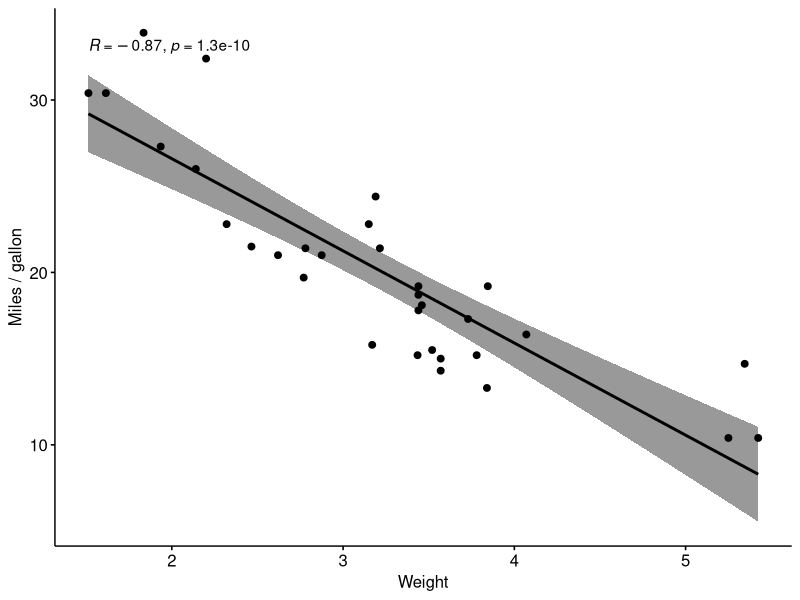
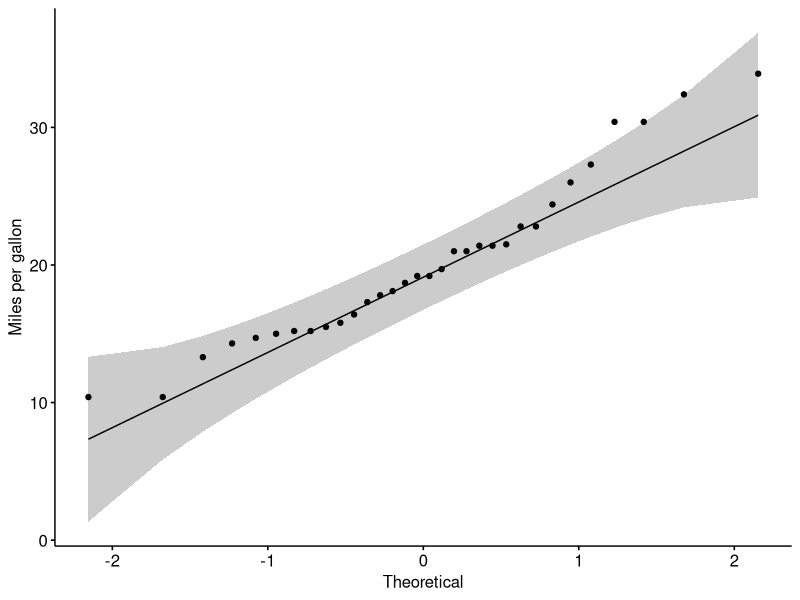
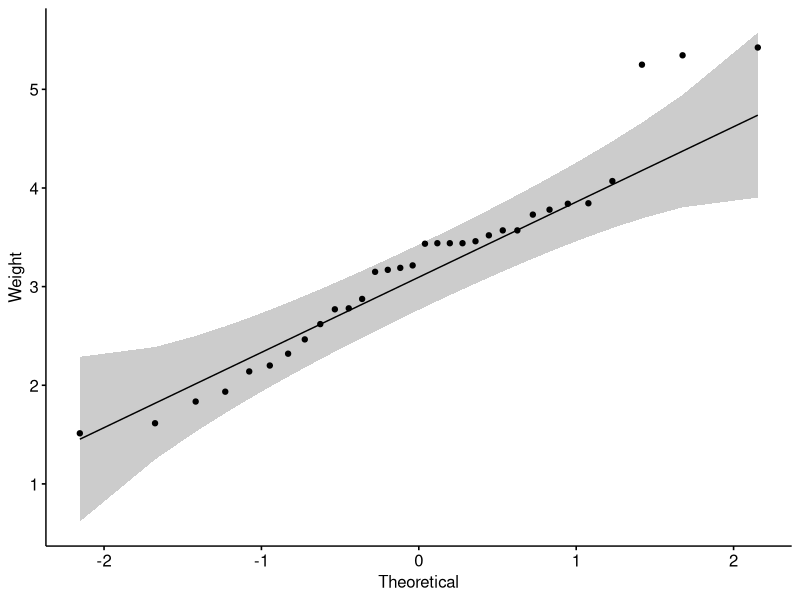
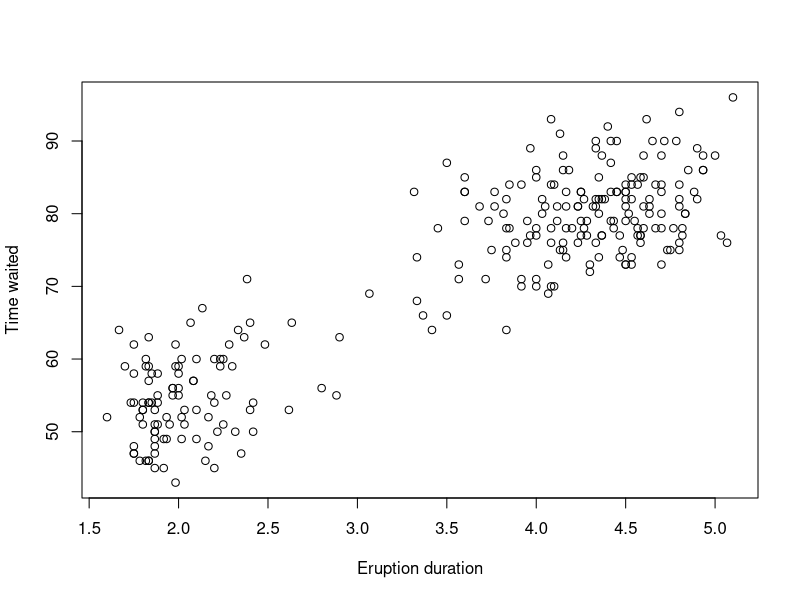
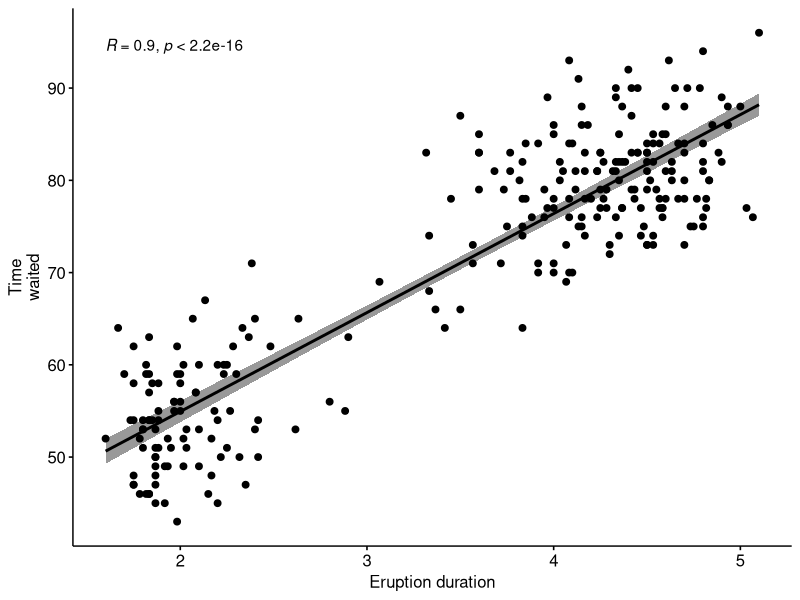
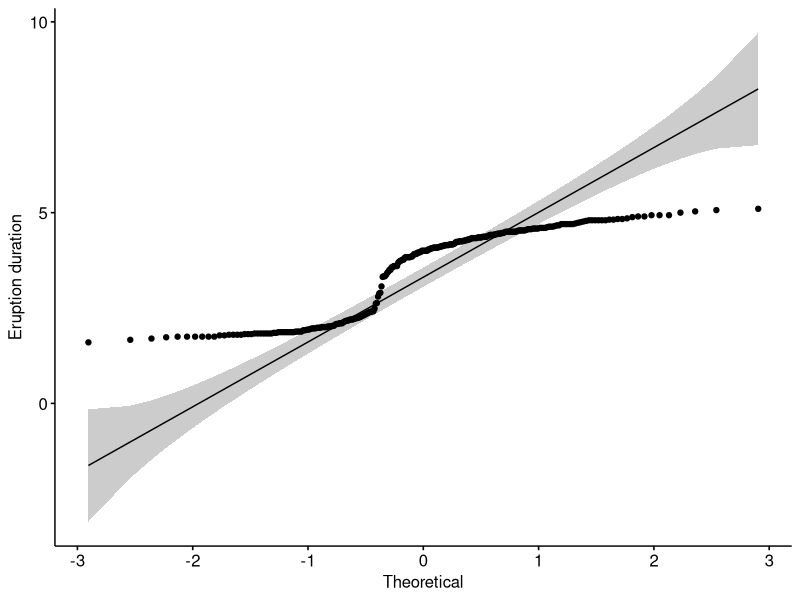
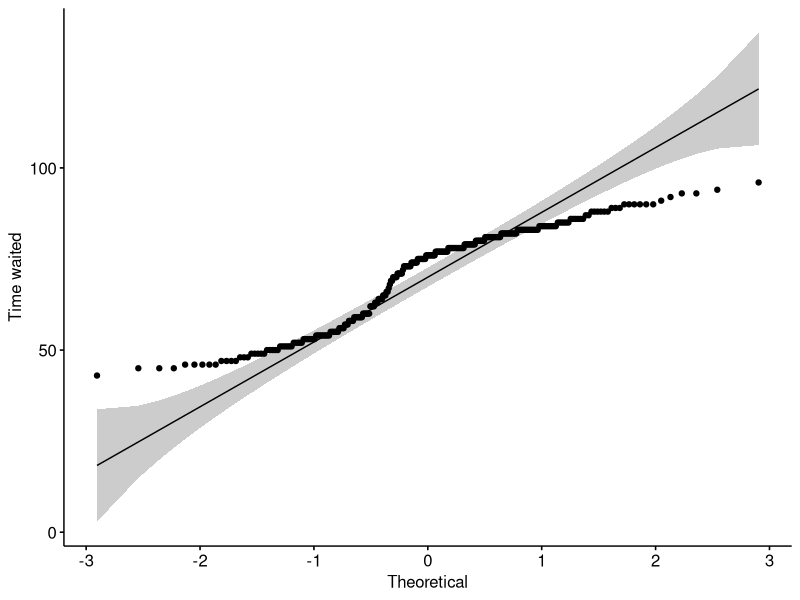
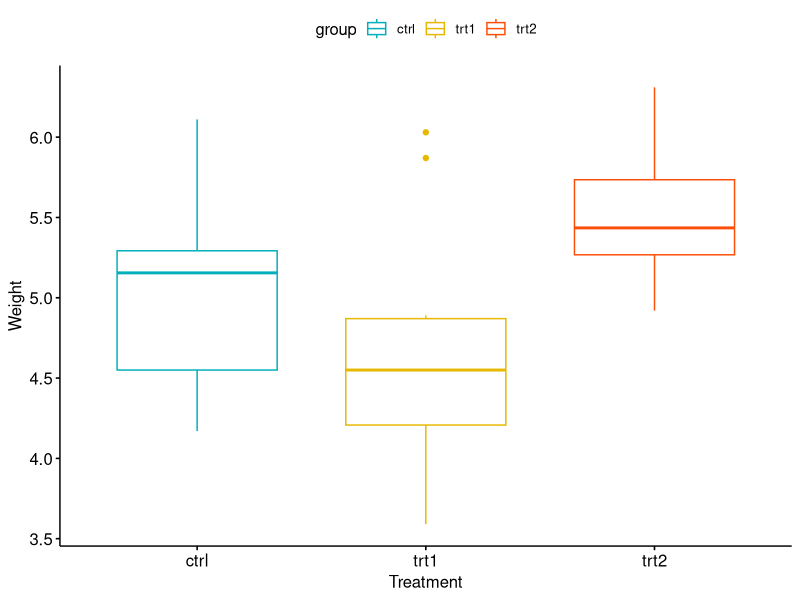

Generate these figures, in order, with R:
library(ggpubr)

data("mtcars")

head(mtcars)

cor(mtcars$mpg, mtcars$wt)

ggscatter(mtcars, x = "wt", y = "mpg",
          add = "reg.line", conf.int = TRUE,
          cor.coef = TRUE, cor.method = "pearson",
          xlab = "Weight", ylab = "Miles / gallon"
)

shapiro.test(mtcars$mpg)

shapiro.test(mtcars$wt)


ggqqplot(mtcars$mpg, ylab = "Miles per gallon")

ggqqplot(mtcars$wt, ylab = "Weight")

cor.test(mtcars$mpg, mtcars$wt, method = "pearson")

data("faithful")


head(faithful)

cor(faithful$eruptions, faithful$waiting)


plot(faithful$eruptions, faithful$waiting, xlab="Eruption duration", ylab="Time waited")


ggscatter(faithful, x = "eruptions", y = "waiting",
          add = "reg.line", conf.int = TRUE,
          cor.coef = TRUE, cor.method = "pearson",
          xlab = "Eruption duration", ylab = "Time
waited")

shapiro.test(faithful$eruptions)

shapiro.test(faithful$waiting)

ggqqplot(faithful$eruptions, ylab = "Eruption duration")

ggqqplot(faithful$waiting, ylab = "Time waited")

cor.test(faithful$eruptions, faithful$waiting, method = "pearson")



plants <- PlantGrowth
head(plants, 3)
tail(plants, 3)
levels(plants$group)
library(dplyr)
group_by(plants, group) %>%
  summarise(
    count = n(),
    mean = mean(weight, na.rm = TRUE),
    sd = sd(weight, na.rm = TRUE)
    )

library(ggpubr)
ggboxplot(plants, x = "group", y = "weight",
            color = "group", palette = c("#00AFBB", "#E7B800", "#FC4E07"),
            order = c("ctrl", "trt1", "trt2"),
            ylab = "Weight", xlab = "Treatment")


res.aov <- aov(weight ~ group, data = plants)
summary(res.aov)
